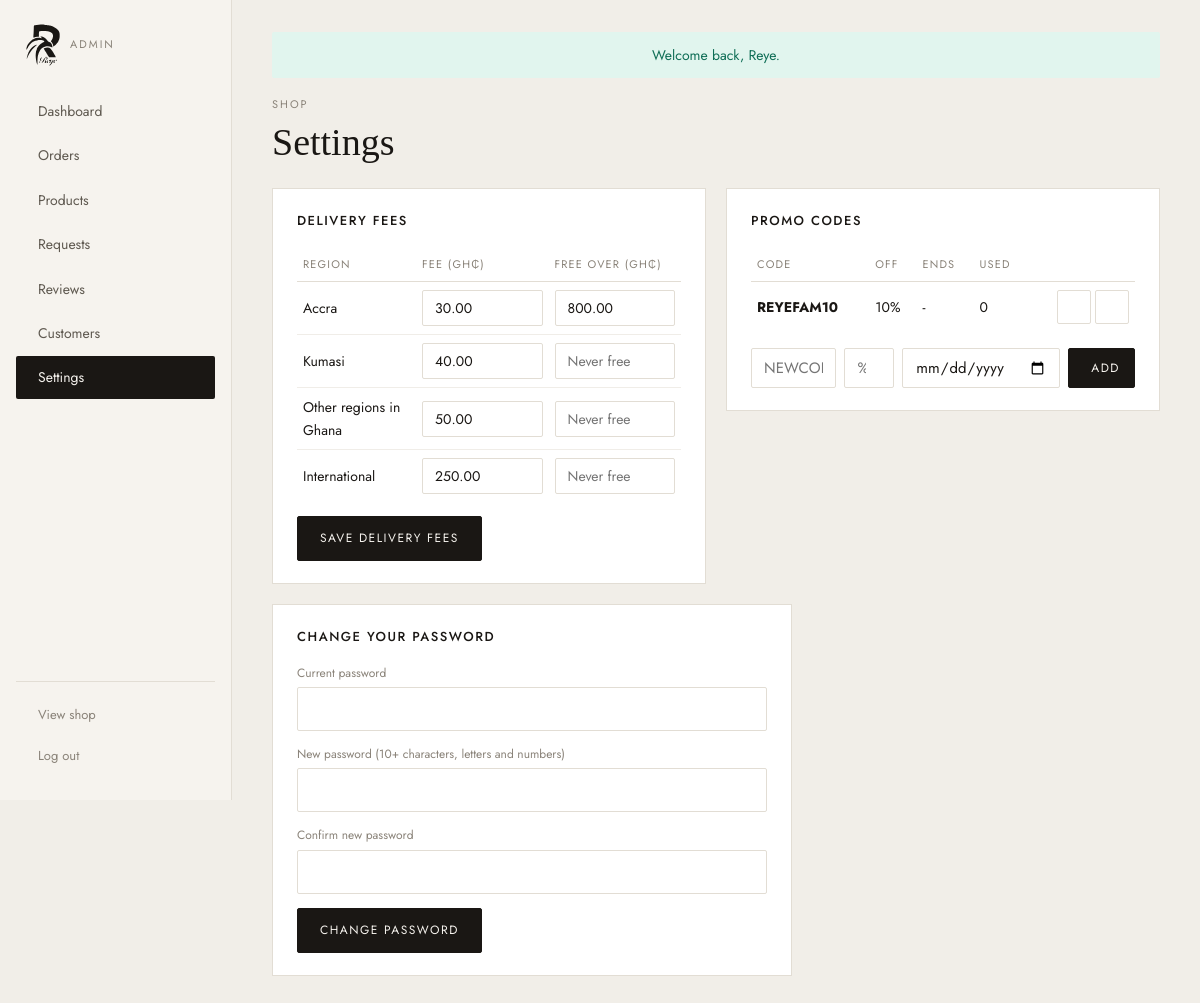
Screenshot of /admin/settings.php (signed in) with the database file from the repository.
### tables this page shows
CREATE TABLE delivery_regions (
  id        INT AUTO_INCREMENT PRIMARY KEY,
  name      VARCHAR(50) NOT NULL,
  fee       DECIMAL(10,2) NOT NULL,
  free_over DECIMAL(10,2) NULL
);

CREATE TABLE promo_codes (
  id          INT AUTO_INCREMENT PRIMARY KEY,
  code        VARCHAR(30) NOT NULL UNIQUE,
  percent_off TINYINT NOT NULL,
  is_active   TINYINT(1) NOT NULL DEFAULT 1,
  expires_at  DATE NULL
);

### includes/functions.php (called while the page is built, shortened)
<?php
function e($value): string
{
    return htmlspecialchars((string) $value, ENT_QUOTES, 'UTF-8');
}

### admin/settings.php (the view, shortened to what this page needs)
<?php
require_once __DIR__ . '/_init.php';
$regions = $pdo->query('SELECT * FROM delivery_regions ORDER BY id')->fetchAll();
$promos = $pdo->query('SELECT p.*, (SELECT COUNT(*) FROM orders o WHERE o.promo_code = p.code AND o.payment_status = \'paid\') AS used FROM promo_codes p ORDER BY p.id DESC')->fetchAll();
require __DIR__ . '/_header.php';
?>
<div class="admin-head"><div><p class="label">Shop</p><h1>Settings</h1></div></div>
<div class="admin-grid">
  <section class="panel">
    <h2>Delivery fees</h2>
    <form method="post">
      <table class="table compact">
        <tr><th>Region</th><th>Fee (GH₵)</th><th>Free over (GH₵)</th></tr>
        <?php foreach ($regions as $r): ?>
          <tr><td><?= e($r['name']) ?></td>
              <td><input class="input" type="number" step="0.01" min="0" name="fee[<?= (int) $r['id'] ?>]" value="<?= e($r['fee']) ?>"></td>
              <td><input class="input" type="number" step="0.01" min="0" name="free_over[<?= (int) $r['id'] ?>]" value="<?= e($r['free_over'] ?? '') ?>" placeholder="Never free"></td></tr>
        <?php endforeach; ?>
      </table>
      <button class="btn" style="margin-top:14px">Save delivery fees</button>
    </form>
  </section>
  <section class="panel">
    <h2>Promo codes</h2>
    <table class="table compact">
      <tr><th>Code</th><th>Off</th><th>Ends</th><th>Used</th><th></th></tr>
      <?php foreach ($promos as $p): $expired = $p['expires_at'] && $p['expires_at'] < date('Y-m-d'); ?>
        <tr>
          <td><strong><?= e($p['code']) ?></strong> <?= !$p['is_active'] ? '<span class="status">Off</span>' : ($expired ? '<span class="status status-cancelled">Ended</span>' : '') ?></td>
          <td><?= (int) $p['percent_off'] ?>%</td>
          <td><?= $p['expires_at'] ? e(date('j M Y', strtotime($p['expires_at']))) : '-' ?></td>
          <td><?= (int) $p['used'] ?></td>
          <td class="actions">
            <form method="post"><?= csrf_field() ?><input type="hidden" name="action" value="promo_toggle"><input type="hidden" name="id" value="<?= (int) $p['id'] ?>">
              <button class="icon-btn" title="<?= $p['is_active'] ? 'Turn off' : 'Turn on' ?>"><i class="ti <?= $p['is_active'] ? 'ti-eye-off' : 'ti-eye' ?>"></i></button></form>
            <form method="post" data-confirm="Delete <?= e($p['code']) ?>?"><?= csrf_field() ?><input type="hidden" name="action" value="promo_delete"><input type="hidden" name="id" value="<?= (int) $p['id'] ?>">
              <button class="icon-btn danger" title="Delete"><i class="ti ti-trash"></i></button></form>
          </td>
        </tr>
      <?php endforeach; ?>
    </table>
    <form method="post" class="promo-add" novalidate>
      <input class="input" name="code" placeholder="NEWCODE" style="text-transform:uppercase">
      <input class="input" name="percent_off" type="number" min="1" max="90" placeholder="% off">
      <input class="input" name="expires_at" type="date" title="End date (optional)">
      <button class="btn"><i class="ti ti-plus"></i> Add</button>
    </form>
  </section>
</div>
<section class="panel" style="max-width:520px">
  <h2>Change your password</h2>
  <form method="post" novalidate>
    <label class="field"><span>Current password</span><input class="input" type="password" name="current_password" autocomplete="current-password"></label>
    <label class="field"><span>New password (10+ characters, letters and numbers)</span><input class="input" type="password" name="new_password" autocomplete="new-password"></label>
    <label class="field"><span>Confirm new password</span><input class="input" type="password" name="confirm_password" autocomplete="new-password"></label>
    <button class="btn">Change password</button>
  </form>
</section>
<?php require __DIR__ . '/_footer.php'; ?>

### assets/css/style.css (style rules this page uses)
:root { --ink: #1a1714; --cream: #f6f3ee; --sand: #ebe8e3; --stone: #c8c5bf; --clay: #e7e1d6; --line: #e2ddd4; --muted: #8a8379; --body: #5f5950; --gold: #c9a24b; --gold-dark: #b8913f; --danger: #a32d2d; --success: #0f6e56; --serif: 'Cormorant Garamond', Georgia, serif; --sans: 'Jost', 'Helvetica Neue', Arial, sans-serif; --wrap: 1240px; }
*, *::before, *::after { box-sizing: border-box; }
html { scroll-behavior: smooth; }
body { margin: 0; background: var(--cream); color: var(--ink); font-family: var(--sans); font-size: 15px; line-height: 1.6; -webkit-font-smoothing: antialiased; }
button, input, select, textarea { font: inherit; color: inherit; }
.label { font-size: 11px; letter-spacing: 2px; text-transform: uppercase; color: var(--muted); margin: 0 0 8px; }
.btn { display: inline-flex; align-items: center; justify-content: center; gap: 8px; background: var(--ink); color: var(--cream); border: 1px solid var(--ink); border-radius: 2px; padding: 12px 22px; font-size: 12px; letter-spacing: 1.5px; text-transform: uppercase; cursor: pointer; transition: opacity .2s, background .2s; }
.field { display: block; margin-bottom: 14px; }
.field span { display: block; font-size: 12px; color: var(--muted); margin-bottom: 4px; }
.input { width: 100%; height: 44px; padding: 0 12px; background: #fff; border: 1px solid var(--line); border-radius: 2px; outline: none; transition: border-color .2s; }
.panel { background: #fff; border: 1px solid var(--line); padding: 28px; }
.admin-body { background: #f1eee8; }
.admin-main h1 { font-family: var(--serif); font-weight: 400; font-size: 38px; margin: 0; line-height: 1.1; display: flex; align-items: center; gap: 12px; flex-wrap: wrap; }
.admin-main h2 { font-size: 13px; letter-spacing: 1.5px; text-transform: uppercase; font-weight: 500; margin: 0 0 16px; }
.admin-main .panel { padding: 22px 24px; margin-bottom: 20px; }
.admin-head { display: flex; justify-content: space-between; align-items: flex-end; gap: 16px; flex-wrap: wrap; margin-bottom: 24px; }
.admin-grid { display: grid; grid-template-columns: 1fr 1fr; gap: 20px; align-items: start; }
.table { width: 100%; border-collapse: collapse; font-size: 14px; }
.table th { text-align: left; font-weight: 400; font-size: 11px; letter-spacing: 1.2px; text-transform: uppercase; color: var(--muted); padding: 12px 14px; border-bottom: 1px solid var(--line); }
.table td { padding: 12px 14px; border-bottom: 1px solid #f0ede8; vertical-align: middle; }
.table tr:last-child td { border-bottom: 0; }
.table td strong, .table code { white-space: nowrap; }
.table.compact td, .table.compact th { padding: 8px 6px; }
.table.compact .input { height: 36px; }
.panel .table { margin: 0; }
.actions { display: flex; gap: 4px; justify-content: flex-end; align-items: center; }
.actions form { margin: 0; }
.icon-btn { width: 34px; height: 34px; border: 1px solid var(--line); background: #fff; display: inline-flex; align-items: center; justify-content: center; cursor: pointer; font-size: 16px; border-radius: 2px; color: var(--body); }
.promo-add { display: grid; grid-template-columns: 1.2fr .7fr 1fr auto; gap: 8px; margin-top: 16px; }
.promo-add .input { height: 40px; }
.promo-add .btn { padding: 0 14px; }

### rows the page displays
delivery_regions: name "Accra", fee "30.00", free_over "800.00"
delivery_regions: name "Kumasi", fee "40.00"
delivery_regions: name "Other regions in Ghana", fee "50.00"
delivery_regions: name "International", fee "250.00"
promo_codes: code "REYEFAM10", percent_off "10", used "0"

### other values shown
$label "Dashboard"
$label "Orders"
$label "Products"
$label "Requests"
$label "Reviews"
$label "Customers"
$label "Settings"
$f['message'] "Welcome back, Reye."
